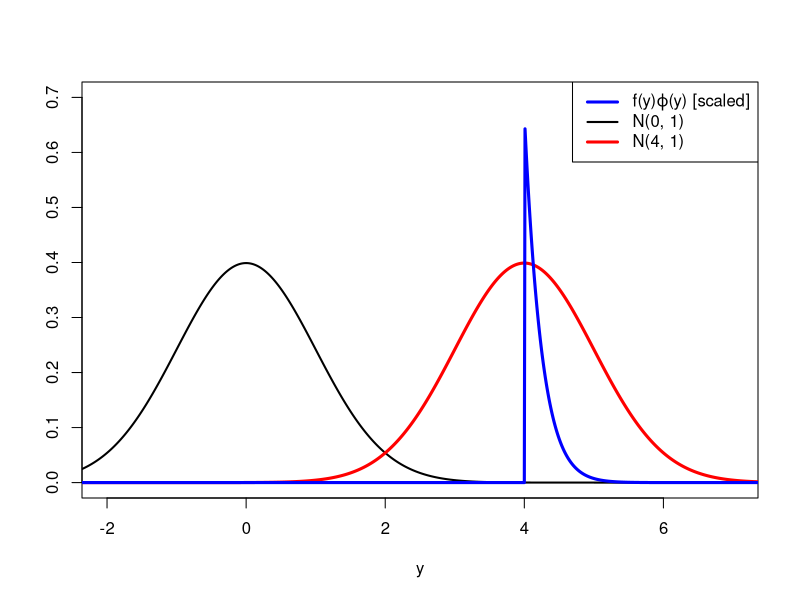

Write the R code that produced this figure.
## ---- chunk 1
#| code-fold: true
curve(
  dnorm(x, 0, 1), n = 1001, from = -2.5, to = 7.5,
  col = "black", lwd = 2,
  xlim = c(-2, 7), xlab = "y", ylim = c(0, 0.7), ylab = ""
)
curve(
  dnorm(x, 4, 1), n = 1001, from = -2.5, to = 7.5,
  add = TRUE, col = "red", lwd = 3,
)
curve(
  dnorm(x, 0, 1) * (x > 4) * 5000, n = 1001, from = -2.5, to = 7.5,
  add = TRUE, col = "blue", lwd = 3
)
legend(
  "topright",
  c(expression(paste("f(y)", varphi, "(y) [scaled]")), "N(0, 1)", "N(4, 1)"),
  lwd = c(3, 2, 3), col = c("blue", "black", "red")
)
